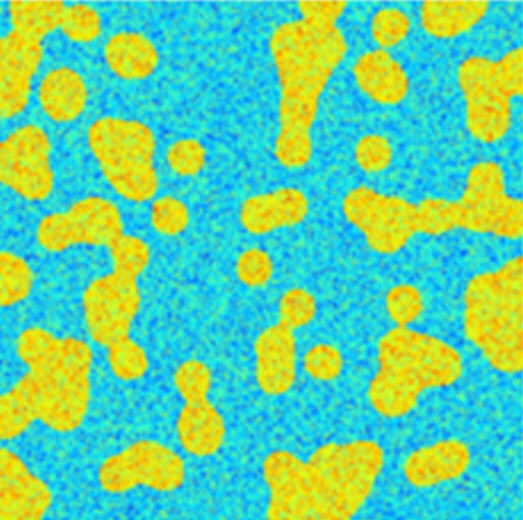
//> input picture week-05/assets/cellimg2.jpg, 523 x 520 px
$ ./main_01   (built with g++ and OpenCV 4)
//> lines starting //> are read from the running program, lines starting //| are printed output that depends on the picture; after the words box and inside, x2 and y2 are one past the last pixel; in counts of white or black regions, pixels touching at a corner belong together
#include <opencv2/opencv.hpp>
#include <iostream>
using namespace cv;
using namespace std;

int peak[] = {};
int Th_01 = 0;
float inclination_value = 0.0;
float inclination[255] = {};
float inclination_pt_x[255] = {};
float inclination_before_value[255] = {};

void calc_histo(Mat image, Mat &hist, int bins, int range_max = 256)
{
    int histSize[] = {bins};
    float range[] = {0, (float)range_max};
    int channels[] = {0};
    const float *ranges[] = {range};
    calcHist(&image, 1, channels, Mat(), hist, 1, histSize, ranges);

    // cout << histSize << endl;
}

void draw_histo(Mat hist, Mat &hist_img, Size size = Size(256, 200))
{
    cout << "hello" << endl;
    hist_img = Mat(size, CV_8U, Scalar(255));
    int count = 0;

    float bin = (float)hist_img.cols / hist.rows;
    normalize(hist, hist, 0, hist_img.rows, NORM_MINMAX);

    for (int i = 0; i < hist.rows; i++)
    {
        float start_x = i * bin;
        float end_x = (i + 1) * bin;

        Point2f pt_01(start_x, 0);
        Point2f pt_02(end_x, hist.at<float>(i));
        Point2f pt_03(start_x + 1, 0);
        Point2f pt_04(end_x, hist.at<float>(i + 1));

        if (pt_02.y >= 0)
        {
            inclination_before_value[i] = pt_02.y;

            if (i % 20 == 0)
            {
                inclination[count] = ((pt_04.y - inclination_before_value[i - 15]) / (pt_03.x - pt_01.x - 15));
                inclination_pt_x[count] = pt_01.x;
            }
            rectangle(hist_img, pt_01, pt_02, Scalar(0), -1);
            count++;
        }
    }

    int floatCnt = sizeof(inclination) / sizeof(inclination[0]);

    for (int i = 0; i < floatCnt; i++)
    {
        if (inclination_value < inclination[i])
        {
            inclination_value = inclination_pt_x[i];
            Th_01 = inclination_pt_x[i];
            cout << inclination_pt_x[i] << endl;
        }
    }
    flip(hist_img, hist_img, 0);
}
// avg filtering 으로 변경. _(3x3 , 5x5, 7x7)
void averageFilter(Mat img, Mat &dst, int size)
{
    cout << "hello averagefilter" << endl;
    dst = Mat(img.size(), CV_8U, Scalar(0));

    for (int i = 0; i <= img.rows; i++)
    {
        for (int j = 0; j <= img.cols; j++)
        {
            int x = j - size;
            int y = i - size;

            Point pt_01 = Point(x, y);
            Point pt_02 = pt_01 + (Point)Size(size, size);

            if (pt_01.x < 0)
                pt_01.x = 0;
            if (pt_01.y < 0)
                pt_01.y = 0;
            if (pt_02.x > img.cols)
                pt_02.x = img.cols;
            if (pt_02.y > img.rows)
                pt_02.y = img.rows;

            Rect mask_rect(pt_01, pt_02);
            Mat mask = img(mask_rect);
            dst.at<uchar>(i, j) = (uchar)mean(mask)[0];
        }
    }
}

void init()
{
    int floatCnt = sizeof(inclination) / sizeof(inclination[0]);
    for (int i = 0; i <= floatCnt; i++)
    {

        inclination_pt_x[i] = 0;
        inclination_pt_x[i] = 0;
        inclination_before_value[i] = 0;
        inclination[i] = 0;
        inclination_value = 0.0;
    }
}
int main()
{

    Mat image_01 = imread("./assets/cellimg2.jpg", 0);
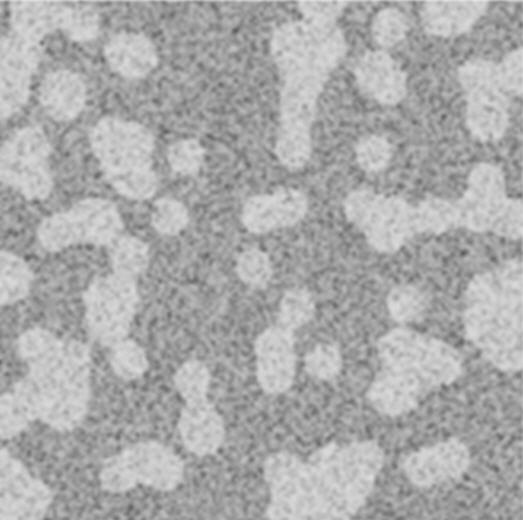
//> image_01: 520 rows x 523 cols, CV_8UC1; min 88, max 229, mean 171
    Mat image_02(image_01.size(), CV_8U, Scalar(0));
    Mat image_03(image_01.size(), CV_8U, Scalar(0));
    Mat image_04(image_01.size(), CV_8U, Scalar(0));
    Mat image_05(image_01.size(), CV_8U, Scalar(0));
    Mat image_06(image_01.size(), CV_8U, Scalar(0));

    CV_Assert(!image_01.empty() || !image_02.empty() || !image_03.empty() || !image_04.empty() || !image_05.empty());

    Mat hist_01, hist_img_01;
    Mat hist_02, hist_img_02;
    Mat hist_03, hist_img_03;
    Mat hist_04, hist_img_04;
    Mat hist_05, hist_img_05;

    Mat avg_image_01, avg_image_02, avg_image_03, avg_image_04;

    init();

    // filtering 안하고 threshold 한거,
    calc_histo(image_01, hist_01, 256);
//> in calc_histo, `calcHist(&image, 1, channels, Mat(), hist, 1, histSize, ranges);`: hist = 256 values, max 5223 at index 159, min 0 at index 0, mean 1062.3
//> hist_01 has the same summary as hist in calc_histo
    draw_histo(hist_01, hist_img_01);
//> in draw_histo, `hist_img = Mat(size, CV_8U, Scalar(255));`: hist_img: 200 rows x 256 cols, CV_8UC1; every value is 255
//> in draw_histo, `normalize(hist, hist, 0, hist_img.rows, NORM_MINMAX);`: hist = 256 values, max 200 at index 159, min 0 at index 0, mean 40.68
//> the loop in draw_histo, `for (int i = 0; i < hist.rows; i++)` made 256 passes
//> (pt_02, pt_04) on passes 88, 89, 93, 94, 95, 97, 99: (Point(88, 0), Point(88, 0.0383)), (Point(89, 0.0383), Point(89, 0)), (Point(93, 0), Point(93, 0.0383)), (Point(94, 0.0383), Point(94, 0.0766)), (Point(95, 0.0766), Point(95, 0.0383)), (Point(97, 0.0383), Point(97, 0)), (Point(99, 0), Point(99, 0.153))
//> pt_04 on passes 1 to 6: Point(1, 0), Point(2, 0), Point(3, 0), Point(4, 0), Point(5, 0), Point(6, 0)
//> after the loop in draw_histo, `for (int i = 0; i < hist.rows; i++)`:
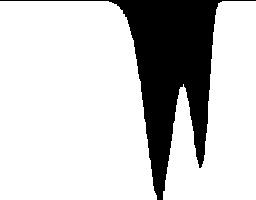
//> hist_img: 200 rows x 256 cols, CV_8UC1; 78.6% white; 1 black region, box (x1, y1, x2, y2) and area: (0, 0, 256, 200) 10960
//> the loop in draw_histo, `for (int i = 0; i < floatCnt; i++)` made 255 passes
//| 0
//| 180
//> (output is shown up to pass 181 of 255)
    threshold(image_01, image_02, Th_01, 255, THRESH_BINARY);
//> image_02: 520 rows x 523 cols, CV_8UC1; 35.8% white; 340 white regions (281 under 20 px), largest, box (x1, y1, x2, y2) and area: (0, 198, 149, 439) 15034, (342, 163, 523, 253) 7691, (270, 0, 384, 171) 7326

    cout << Th_01 << endl;
//| 180

    init();

    // filtering (3x3 avg) threshold 한거,
    averageFilter(image_01, avg_image_01, 3);
//> after the loop in averageFilter, `for (int i = 0; i <= img.rows; i++)`:
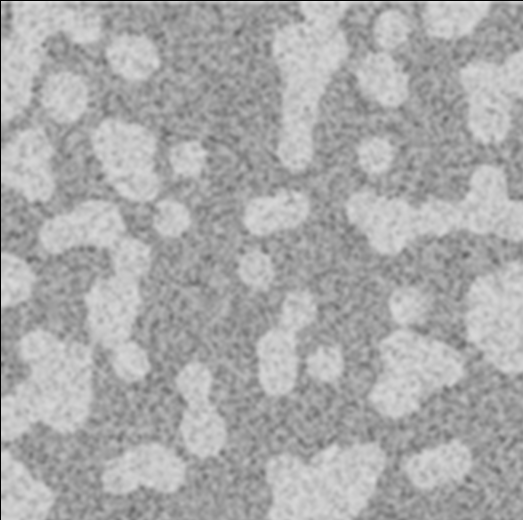
//> dst: 520 rows x 523 cols, CV_8UC1; min 0, max 228, mean 170
    calc_histo(avg_image_01, hist_02, 256);
    draw_histo(hist_02, hist_img_02);
//> after the loop in draw_histo (call 2), `for (int i = 0; i < hist.rows; i++)`: hist_img: 200 rows x 256 cols, CV_8UC1; 80% white; 1 black region, box (x1, y1, x2, y2) and area: (0, 0, 256, 200) 10249
//> the loop in draw_histo (call 2), `for (int i = 0; i < floatCnt; i++)` made 255 passes
//| 0
//| 180
//> (output is shown up to pass 181 of 255)
    cout << Th_01 << endl;
//| 180
    threshold(avg_image_01, image_03, Th_01, 255, THRESH_BINARY);
//> image_03: 520 rows x 523 cols, CV_8UC1; 35.3% white; 162 white regions (116 under 20 px), largest, box (x1, y1, x2, y2) and area: (1, 200, 151, 441) 15074, (345, 165, 523, 255) 7603, (273, 1, 385, 172) 7391

    init();

    // filtering (5x5 avg) threshold 한거,
    averageFilter(image_01, avg_image_02, 5);
    calc_histo(avg_image_02, hist_03, 256);
    draw_histo(hist_03, hist_img_03);
//> after the loop in draw_histo (call 3), `for (int i = 0; i < hist.rows; i++)`: hist_img: 200 rows x 256 cols, CV_8UC1; 82.1% white; 1 black region, box (x1, y1, x2, y2) and area: (0, 0, 256, 200) 9190
    cout << Th_01 << endl;
//| 180
    threshold(avg_image_02, image_04, Th_01, 255, THRESH_BINARY);
//> image_04: 520 rows x 523 cols, CV_8UC1; 35.3% white; 67 white regions (33 under 20 px), largest, box (x1, y1, x2, y2) and area: (1, 201, 151, 441) 15242, (346, 166, 523, 255) 7597, (274, 1, 386, 172) 7513

    init();

    // filtering (7x7 avg) threshold 한거,
    averageFilter(image_01, avg_image_03, 7);
//> call 3 of averageFilter, with size = 7
//> after the loop in averageFilter (call 3), `for (int i = 0; i <= img.rows; i++)`:
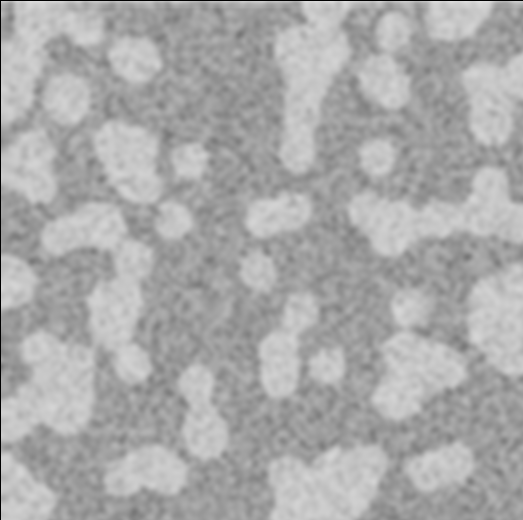
//> dst: 520 rows x 523 cols, CV_8UC1; min 0, max 225, mean 170
    calc_histo(avg_image_03, hist_04, 256);
    draw_histo(hist_04, hist_img_04);
//> after the loop in draw_histo (call 4), `for (int i = 0; i < hist.rows; i++)`: hist_img: 200 rows x 256 cols, CV_8UC1; 84.2% white; 1 black region, box (x1, y1, x2, y2) and area: (0, 0, 256, 200) 8108
    cout << Th_01 << endl;
//| 180
    threshold(avg_image_03, image_05, Th_01, 255, THRESH_BINARY);
//> image_05: 520 rows x 523 cols, CV_8UC1; 35.3% white; 36 white regions (6 under 20 px), largest, box (x1, y1, x2, y2) and area: (42, 203, 152, 383) 8335, (275, 1, 387, 173) 7562, (347, 167, 523, 256) 7517

    init();

    // filtering (11x11 avg) threshold 한거,
    averageFilter(image_01, avg_image_04, 11);
    calc_histo(avg_image_04, hist_05, 256);
    draw_histo(hist_05, hist_img_05);
//> after the loop in draw_histo (call 5), `for (int i = 0; i < hist.rows; i++)`:
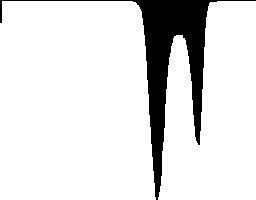
//> hist_img: 200 rows x 256 cols, CV_8UC1; 87.8% white; 1 black region, box (x1, y1, x2, y2) and area: (0, 0, 256, 200) 6239
//> the loop in draw_histo (call 5), `for (int i = 0; i < floatCnt; i++)` made 255 passes
//| 0
//| 180
//> (output is shown up to pass 181 of 255)
//> in draw_histo (call 5), `flip(hist_img, hist_img, 0);`:
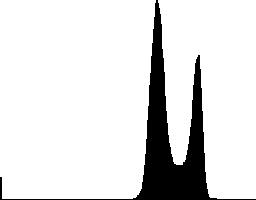
//> hist_img: 200 rows x 256 cols, CV_8UC1; 87.8% white; 1 black region, box (x1, y1, x2, y2) and area: (0, 0, 256, 200) 6239
    cout << Th_01 << endl;
//| 180
    threshold(avg_image_04, image_06, Th_01, 255, THRESH_BINARY);
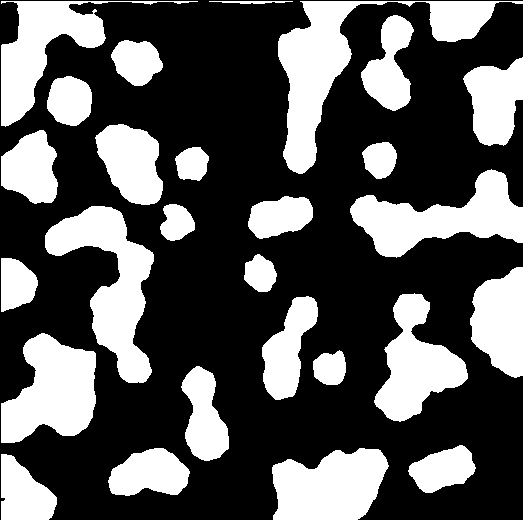
//> image_06: 520 rows x 523 cols, CV_8UC1; 34.6% white; 27 white regions, largest, box (x1, y1, x2, y2) and area: (278, 1, 523, 174) 9835, (45, 206, 154, 383) 8065, (350, 169, 523, 258) 7269

    imshow("hist_img_01", hist_img_01);
    imshow("hist_img_02_avg(3)", hist_img_02);
    imshow("hist_img_02_avg(5)", hist_img_03);
    imshow("hist_img_02_avg(7)", hist_img_04);
    imshow("hist_img_02_avg(11)", hist_img_05);

    imshow("none_filtering", image_02);
    imshow("avg(3)_image", image_03);
    imshow("avg(5)_image", image_04);
    imshow("avg(7)_image", image_05);
    imshow("avg(11)_image", image_06);


    waitKey(0);
    return 0;
}
